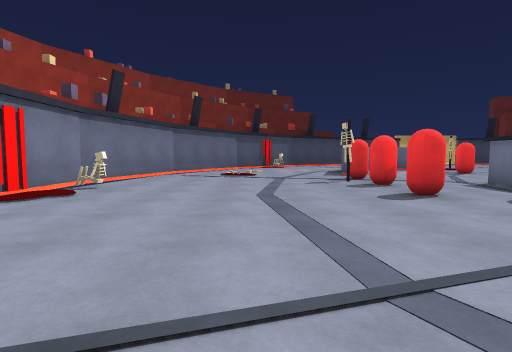
View 1 (above)

24 first-person views from a walk through a 3-D level made in the Unity game engine. The camera is 1.2 m above the floor, tilts 4° down and sees 80° across. The floor is counted in squares, 2 m on a side. Each view is taken from the middle of a square. On the plan, view 1 faces up. The plan holds only what a view shows up to about 9 squares ahead; the rest is blank. The place goes on beyond the plan. The player character is not drawn.

View 2
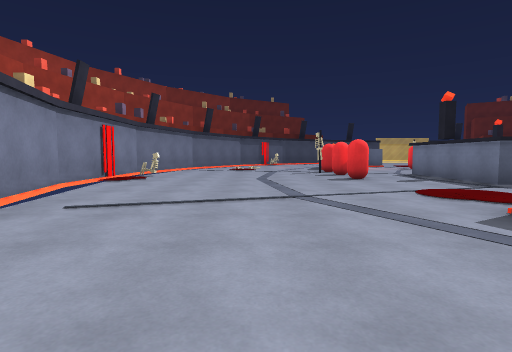

View 3
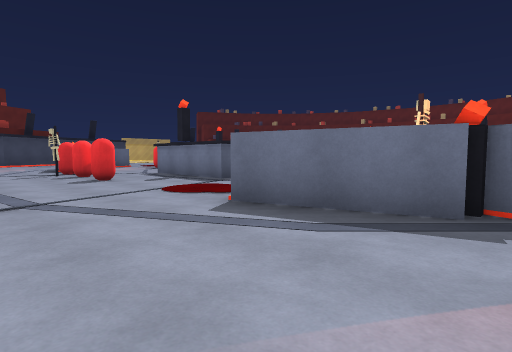

View 4
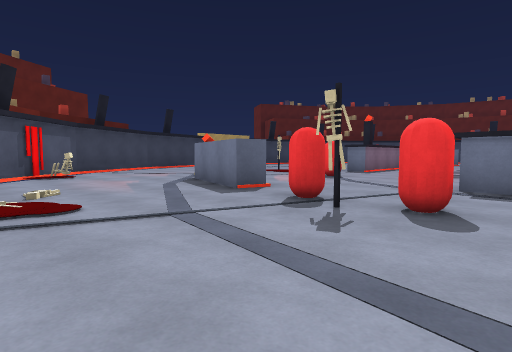

View 5
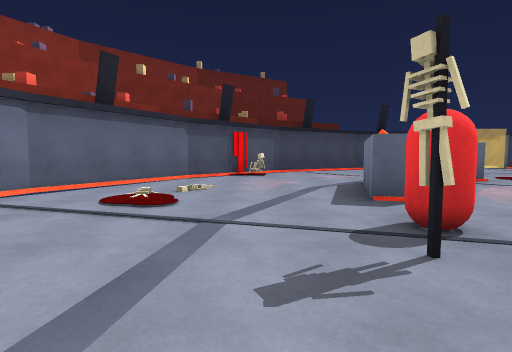

View 6
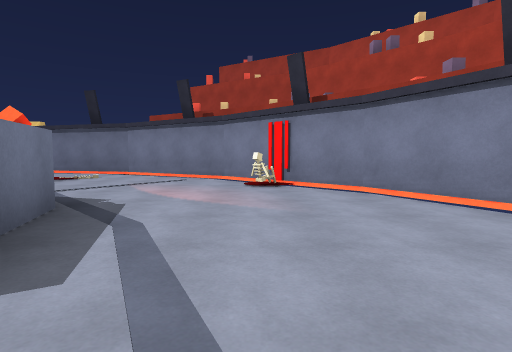

View 7
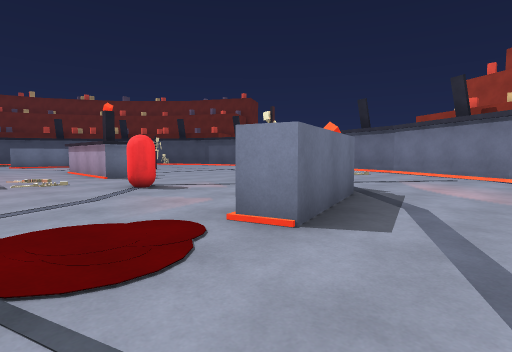

View 8
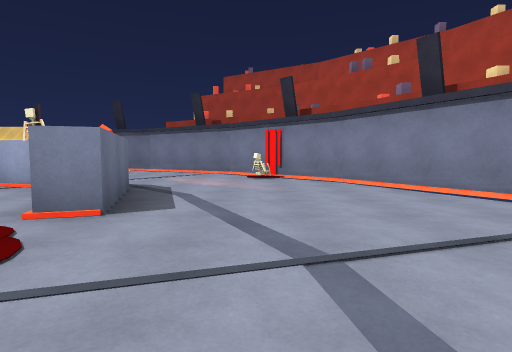

View 9
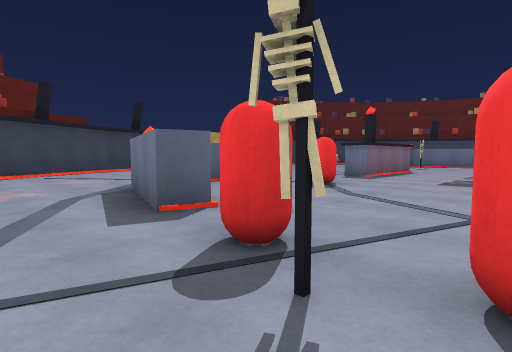

View 10
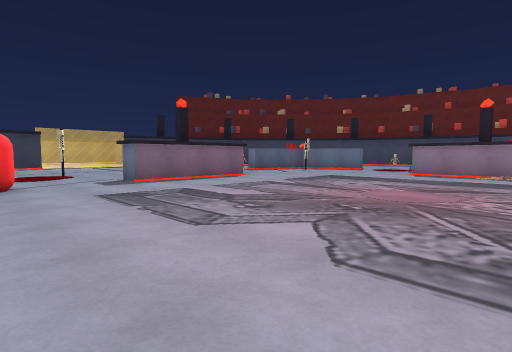

View 11
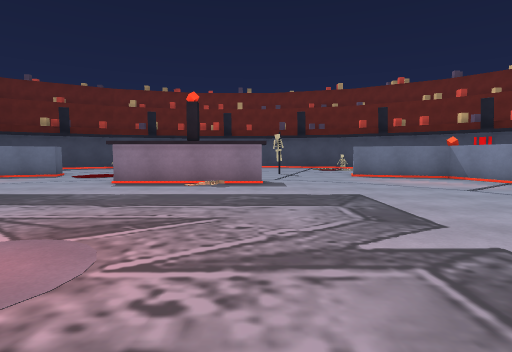

View 12
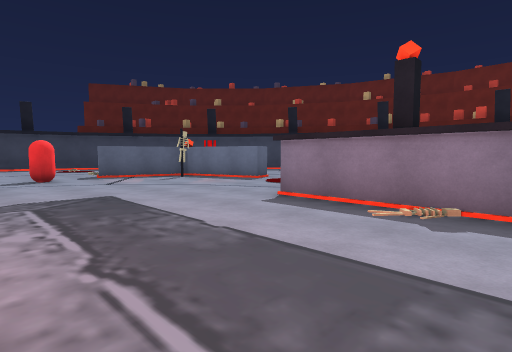

View 13
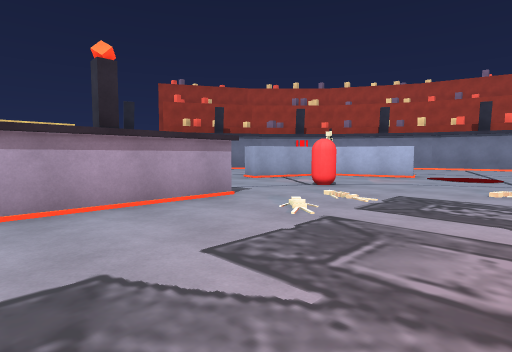

View 14
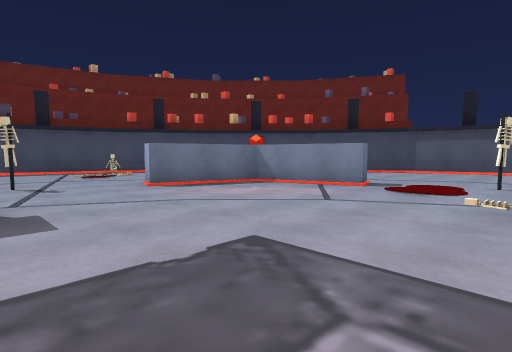

View 15
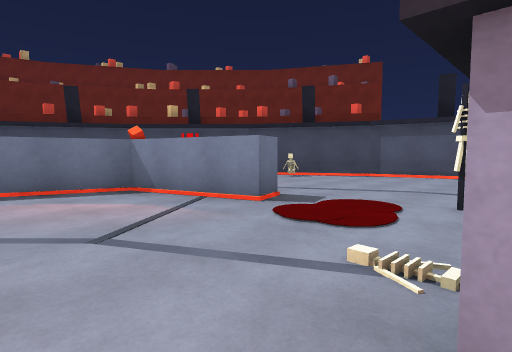

View 16
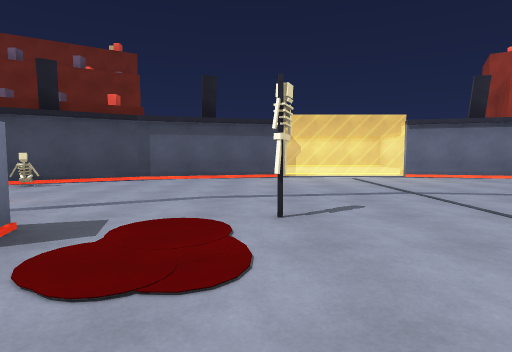

View 17
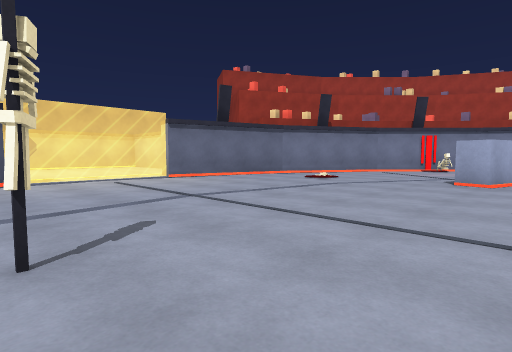

View 18
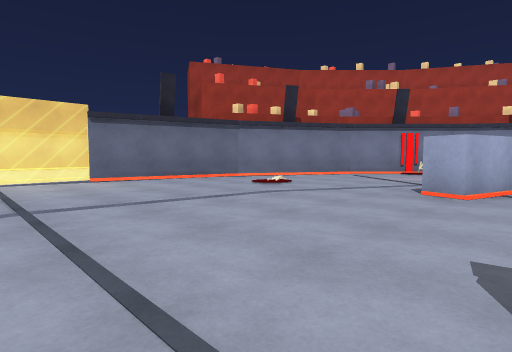

View 19
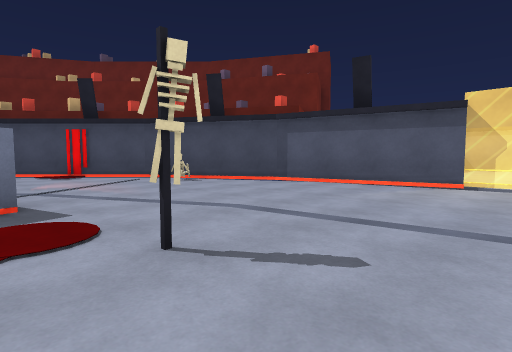

View 20
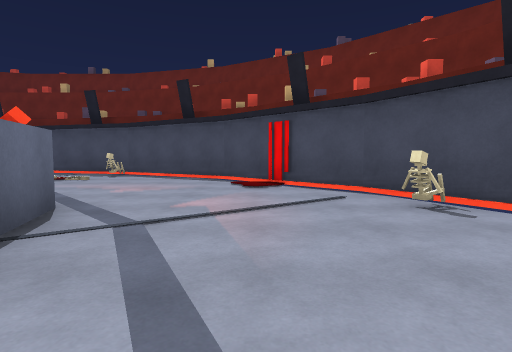

View 21
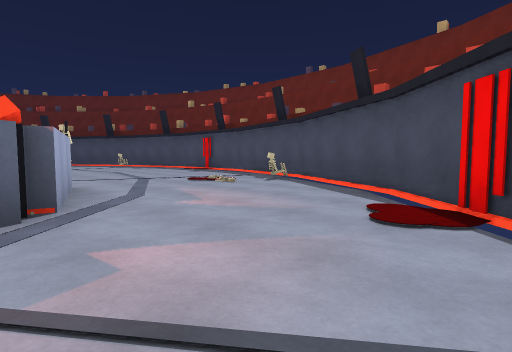

View 22
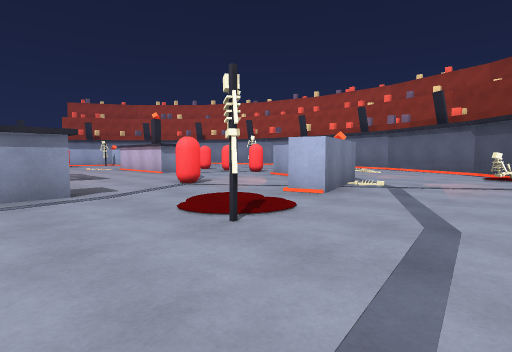

View 23
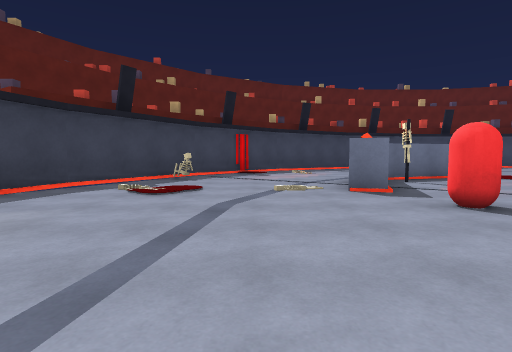

View 24
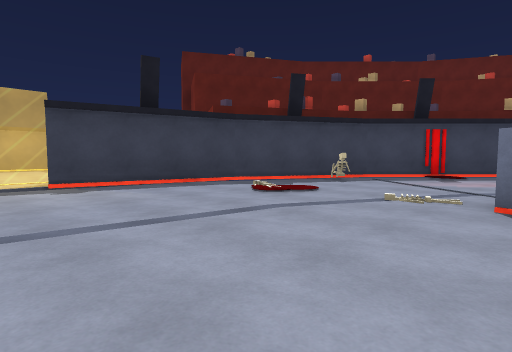

### Floor plan
Points are (right, up) in squares from view 1. A wall is a line through its corners. A room is listed if a view was taken in it or the views show most of it. See-through windows are left out.
Room 1 (views 1, 2, 3, 4, 5, 6, 7, 8, 9)
walls: (4.7, 2.8) (4.7, 6.2); (-3.7, 2.7) (-3.1, 0.7); (-3.6, 6.4) (-3.6, 2.6); (3.1, 8.8) (2.5, 9) (3.3, 11.4); (-2.6, -1.1) (-0.8, -4.3); (-2.9, 9.1) (-3.7, 6.3); (3.3, -2.4) (2.5, 0) (3.1, 0.2); (-2.7, 10) (-2.8, 9.4); (3.5, 11.7) (4.9, 12.1); (-0.9, -4.1) (1.8, -6.9); (1.7, -6.8) (4, -8.1); (1.4, 15.4) (-0.8, 13.2) (-2.7, 9.9)
ways out: opening at (3.5, 1.5) to room 2; opening at (4, 7.3) to room 2; opening at (2.8, -5.5) to room 3; opening at (3, 13.7) to room 4
objects: other object (-3, 6); other object (1, -5); other object (1, 14); other object (2, 4) to (3, 5); other object (2, 6); other object (2, 7); other object (2, 8)
Room 2 (views 10, 11, 12, 13, 14, 15, 16)
walls: (12.1, 9.7) (8.9, 9.7) (8.9, 10.3) (9.6, 10.3); (15.7, 2.9) (15.7, 6.1); (8.9, -1.2) (8.9, -0.7) (12.2, -0.7); (17.9, 8.8) (17.4, 10.5); (16.4, 11.4) (14.8, 11.9); (6.2, 11.9) (5.1, 11.6); (15.7, -2.6) (16.5, -2.4); (3.3, 9.7) (3.1, 8.8); (17.4, -1.5) (17.9, 0.2) (18.5, 0); (3.1, 0.2) (3.6, -1.4); (4.6, -2.4) (6.2, -2.9)
ways out: opening at (3.5, 1.5) to room 1; opening at (4, 7.3) to room 1; opening at (7.5, -2.5) to room 3; opening at (14, -2) to room 3; opening at (10.2, 11.7) to room 4; opening at (17, 1.3); opening at (17, 7.5)
objects: other object (4, -2); other object (4, 11); other object (5, -2); other object (6, -1) to (7, 0); other object (6, 9) to (7, 10); other object (17, -2); other object (17, 11)
Room 3 (views 17, 18, 19, 20, 21)
walls: (15, -3.5) (14.8, -2.9) (15.7, -2.6); (12.2, -9.7) (16, -8.7); (15.9, -8.8) (18.2, -7.4); (17.7, -2.7) (16.2, -3.1); (6.2, -2.9) (6, -3.5); (18.3, -7.3) (19.2, -6.8) (21.8, -4.2); (4.9, -8.7) (8.7, -9.7); (21.8, -4.3) (22.8, -2.6)
ways out: opening at (2.8, -5.5) to room 1; opening at (7.5, -2.5) to room 2; opening at (14, -2) to room 2; opening at (20.5, -3)
objects: other object (13, -4); other object (18, -7)
Room 4 (views 22, 23, 24)
walls: (14.8, 11.9) (15, 12.5); (4.9, 12.1) (6, 12.5) (6.2, 11.9); (18.1, 16.4) (16, 17.7) (12.1, 18.7); (3.2, 16.6) (1.8, 15.8); (19.2, 15.8) (18.3, 16.3); (21.8, 13.2) (19.1, 15.9)
ways out: opening at (3, 13.7) to room 1; opening at (10.2, 11.7) to room 2; opening at (20, 12.7)
objects: other object (8, 13); other object (13, 11) to (14, 12); other object (18, 16)

Positions as (right, up) in squares from view 1, and headings:
1: (0, 0), facing up
2: (0, -3), facing up
3: (0, -3), facing up-right
4: (-1, 5), facing up-right
5: (1, 5), facing up
6: (1, 1), facing down
7: (1, 2), facing down-right
8: (1, 3), facing down
9: (1, 6), facing up-right
10: (6, 3), facing up-right
11: (9, 3), facing right
12: (12, 3), facing up-right
13: (12, 3), facing down-left
14: (12, 3), facing down-right
15: (12, 0), facing down-right
16: (13, -1), facing down
17: (13, -2), facing down-left
18: (11, -2), facing down-left
19: (11, -3), facing down-right
20: (14, -5), facing right
21: (17, -6), facing up-right
22: (10, 15), facing down-left
23: (10, 14), facing right
24: (11, 12), facing up-right
